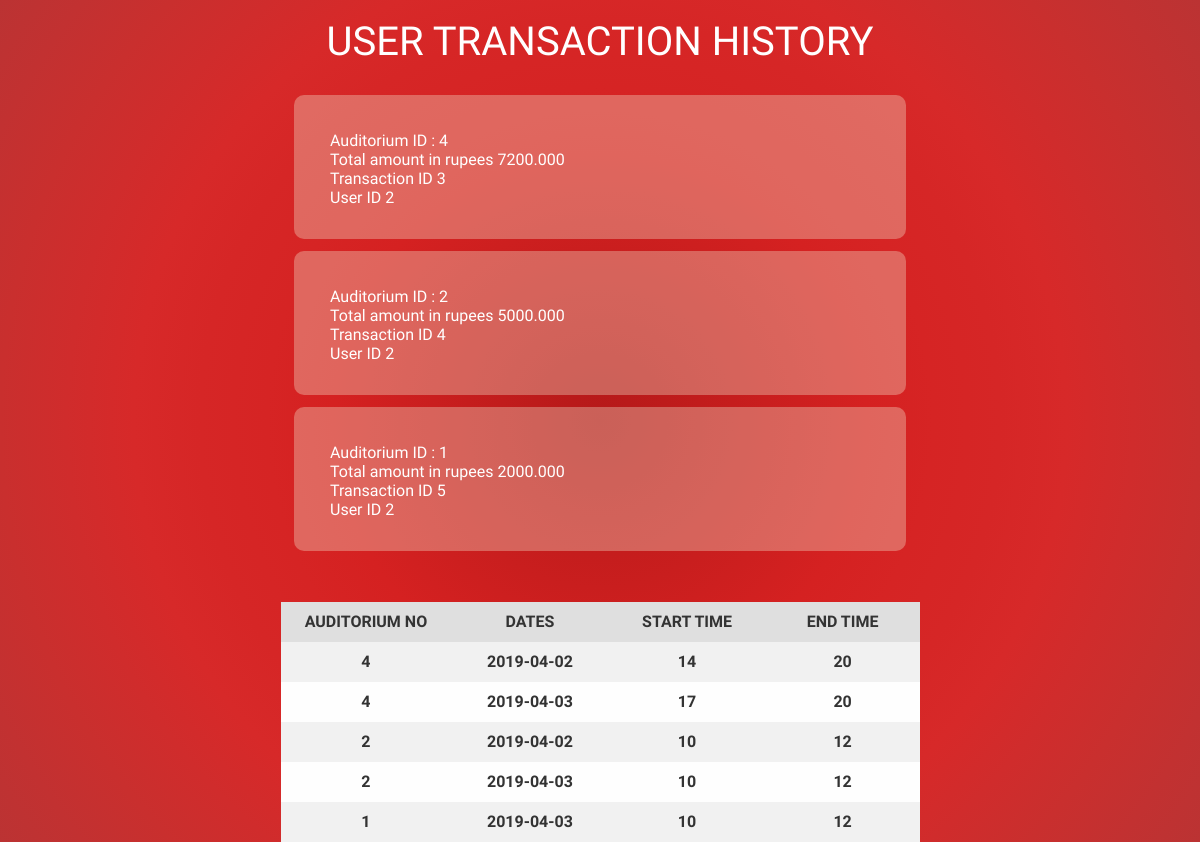
The page /View_bills_reciepts.php (signed in) on the database its author committed.
### tables this page shows
CREATE TABLE `transactions` (
  `Transaction_ID` int(100) NOT NULL,
  `User_ID` int(100) NOT NULL,
  `Aud_ID` int(100) NOT NULL,
  `Total_cost` float(30,3) NOT NULL
);

CREATE TABLE `date_table` (
  `Transaction_ID` int(100) NOT NULL,
  `Date` date NOT NULL,
  `Start_time` int(100) NOT NULL,
  `End_time` int(100) NOT NULL,
  `Aud_ID` int(100) NOT NULL
);

### View_bills_reciepts.php (the view, shortened to what this page needs)
<!DOCTYPE html>
<html>
<head>
	<link rel="stylesheet"  href="css/style.css">
</head>
<body>
<div class="container1"><br>
		<center><h1 class="heading">USER TRANSACTION HISTORY</h1></center>
		<div class="container2">
	<?php
	include("connection.php");
	$User_ID =  $_SESSION['User_id'];
	  echo "<table >";
    echo "<tr>";
    	echo "<th> AUDITORIUM NO  </th>";
    	echo "<th> DATES  </th>";
    	echo "<th> START TIME  </th>";
    	echo "<th> END TIME   </th>";
    echo "</tr>";
	$sql = "select * from transactions where User_ID = '$User_ID'";
	$result = mysqli_query($conn,$sql);
	$Transaction_ID = array();
	if(mysqli_num_rows($result)>0){
		while($row = mysqli_fetch_assoc($result)) {
			echo "<div class = 'containerx'>";
			$Transaction_temp = $row['Transaction_ID'];
			$Transaction_ID[] = $row['Transaction_ID'];
			$Aud_ID = $row['Aud_ID'];
			$Total_cost = $row['Total_cost'];
			echo "Auditorium ID :  ",$Aud_ID,"<br>";
			echo "Total amount in rupees ",$Total_cost,"<br>";
			echo "Transaction ID ",$Transaction_temp,"<br>";
			echo "User ID ",$User_ID;
			echo "</div>";
		}
	}
	else{
		echo "No database available";
	}
	foreach ($Transaction_ID as $key ) {
	$sql = "select * from date_table where Transaction_ID = '$key' order by Aud_ID";
	$result = mysqli_query($conn,$sql);
	if(mysqli_num_rows($result)>0){
		while($row = mysqli_fetch_assoc($result)) {
			$Date = $row['Date'];
			$Start_time = $row['Start_time'];
			$End_time = $row['End_time'];
			$Aud_ID = $row['Aud_ID'];
		echo "<tr>";
				echo "<td> $Aud_ID  </td>";
    			echo "<td> $Date  </td>";
    			echo "<td> $Start_time  </td>";
    			echo "<td> $End_time  </td>";
    		echo "</tr>";
		}
	}
	else{
		echo "No database available";
	}
	}
	?>
</div>
</div>
</body>
</html>

### css/style.css (style rules this page uses)
body { background-image: radial-gradient(circle, #b51919, #bd1b1b, #c51d1d, #cd1f1f, #d52121, #d62424, #d62626, #d72929, #d02c2c, #c92f2e, #c23131, #bb3333); }
.heading { font-family: 'Abel', sans-serif; color: white; font-size: 40px; font-weight: lighter; }

### View_bills_reciepts.php (style rules this page uses)
body { background: #06beb6; background: -webkit-linear-gradient(to right, #48b1bf, #06beb6); background: linear-gradient(to right, #48b1bf, #06beb6); }
.containerx { color: white; padding: 3%; width: 45%; height: 9%; border-radius: 10px; background: rgba(245, 245, 220, 0.32); margin: auto; margin-top: 1%; font-family: 'Abel', sans-serif; }
* { margin: 0; padding: 0; }
table { margin:auto; margin-top: 50px; color: #333; font-family: 'Abel', sans-serif; font-weight: bold; width: 640px; border-collapse: collapse; border-spacing: 0; }
td, th { border: 1px solid transparent; height: 40px; width: 200px; transition: all 0.3s; }
th { background: #DFDFDF; font-weight: bold; }
td { background: #FAFAFA; text-align: center; }
tr:nth-child(even) td { background: #F1F1F1; }
tr:nth-child(odd) td { background: #FEFEFE; }

### rows shown on the page
transactions: Aud_ID "4", Total_cost "7200.000", Transaction_ID "3"
transactions: Aud_ID "2", Total_cost "5000.000", Transaction_ID "4"
transactions: Aud_ID "1", Total_cost "2000.000", Transaction_ID "5"
date_table: Aud_ID "4", Date "2019-04-02", Start_time "14", End_time "20"
date_table: Aud_ID "4", Date "2019-04-03", Start_time "17", End_time "20"
date_table: Aud_ID "2", Date "2019-04-02", Start_time "10", End_time "12"
date_table: Aud_ID "2", Date "2019-04-03", Start_time "10", End_time "12"
date_table: Aud_ID "1", Date "2019-04-03", Start_time "10", End_time "12"
